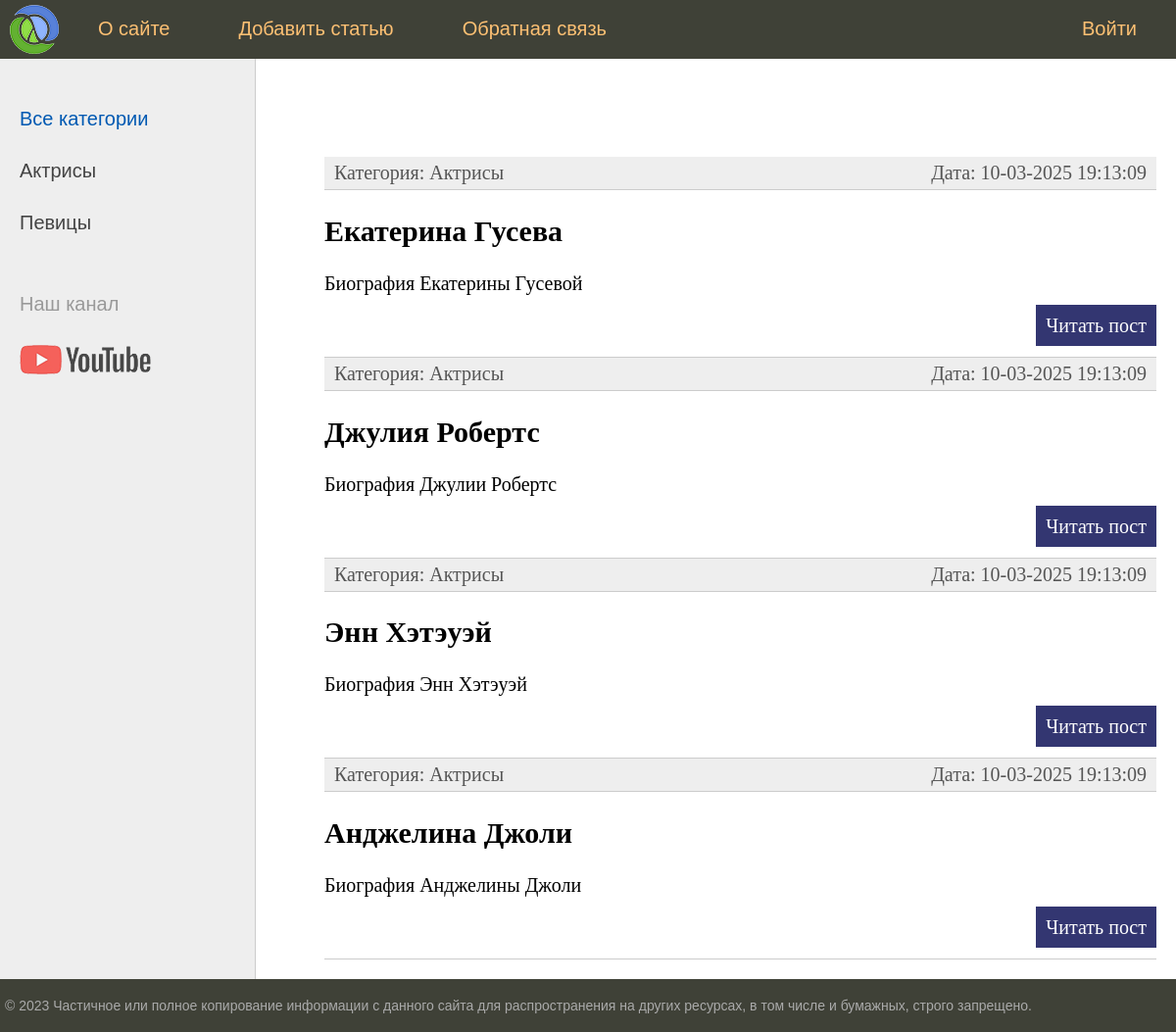
The app's page /, older data.
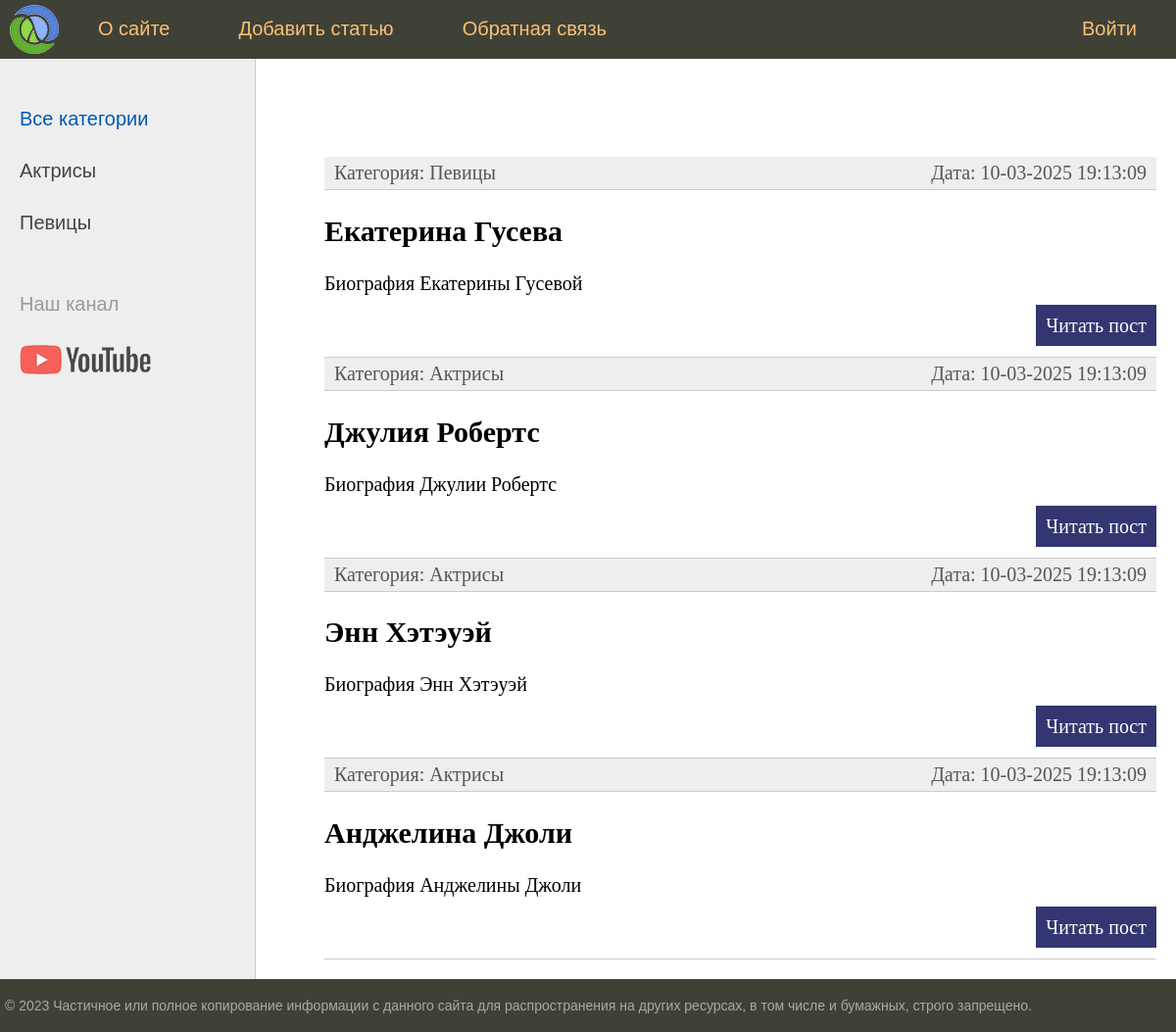
The same page, newer data.
### women/models.py (models this page shows, shortened)
class Category(models.Model):
    name = models.CharField(max_length=100, db_index=True)
    slug = models.SlugField(max_length=255, unique=True, db_index=True)
    def __str__(self):
        return self.name
    def get_absolute_url(self):
        return reverse('category', kwargs={'cat_slug': self.slug})

class Women(models.Model):
    title = models.CharField(max_length=255)
    slug = models.SlugField(max_length=255, db_index=True, unique=True)
    content = models.TextField(blank=True)
    time_create = models.DateTimeField(auto_now_add=True)
    time_update = models.DateTimeField(auto_now=True)
    is_published = models.BooleanField(default=True)
    objects = models.Manager()
    published = PublishedModel()
    cat = models.ForeignKey('Category', on_delete=models.PROTECT,related_name='posts')
    class Meta:
        ordering = ['-time_create']
        indexes = [
            models.Index(fields=['-time_create']),
        ]
    def get_absolute_url(self):
        return reverse('post', kwargs={'post_slug': self.slug})
    class Status(models.IntegerChoices):
        DRAFT = 0, 'Черновик'
        PUBLISHED = 1, 'Опубликовано'

### women/views.py (the view)
# urls.py: path('', views.index, name='home'),
def index(request):
    posts = Women.published.all()
    data = {
        'title': 'Главная страница',
        'menu': menu,
        'posts': posts,
    }
    return render(request, 'women/index.html', context=data)

### women/models.py (called while the page is built)
    def get_queryset(self):
        return super().get_queryset().filter(is_published=Women.Status.PUBLISHED)

### women/templatetags/women_tags.py (called while the page is built)
@register.inclusion_tag('women/list_categories.html')
def show_categories(cat_selected_id=0):
    cats = Category.objects.all()
    return {"cats": cats, "cat_selected": cat_selected_id}

### women/Templates/women/index.html (shortened to what this page needs)
{% extends 'base.html' %}
{% block content %}
<ul class="list-articles">
    {% for p in posts %}
    <li>
        <div class="article-panel">
            <p class="first">Категория: {{p.cat}}</p>
            <p class="last">Дата: {{p.time_update|date:"d-m-Y H:i:s"}}</p>
        </div>
    <li><h2>{{p.title}}</h2>
        {% autoescape off %}
        {{p.content|linebreaks|truncatewords:50}}
        {% endautoescape %}
        <p class="link-read-post"><a href="{{ p.get_absolute_url }}">Читать пост</a></p>
    </li>
    {% endfor %}
</ul>
{% endblock %}

### templates/Base.html (shortened to what this page needs)
{% load static %}
{% load women_tags %}
<!DOCTYPE html>
<html>
<head>
	<link type="text/css" href="{% static 'women/css/styles.css' %}" rel="stylesheet" />
</head>
<body>
<table class="table-page" border=0 cellpadding="0" cellspacing="0">
<tr><td valign=top>
{% block mainmenu %}
		<div class="header">
			<ul id="mainmenu" class="mainmenu">
			<li class="logo"><a href="{% url 'home' %}"><div class="logo"></div></a></li>
{% for m in menu %}
	{% if not forloop.last %}<li>{% else %}<li class="last">{% endif %}
		<a href="{% url m.url_name %}">{{m.title}}</a></li>
{% endfor %}
			</ul>
		</div>
{% endblock mainmenu %}
<table class="table-content" border=0 cellpadding="0" cellspacing="0">
<tr>
	<td valign="top" class="left-chapters">
	<ul id="leftchapters">
		{% if cat_selected == 0 or cat_selected is None %}
                   <li class="selected">Все категории</li>
        {% else %}
                   <li><a href="{% url 'home' %}">Все категории</a></li>
        {% endif %}
		{% show_categories cat_selected %}
		<li class="share">
		<p>Наш канал</p>
		<a class="share-yt" href="https://www.youtube.com/channel/UClJzWfGWuGJL2t-3dYKcHTA/playlists" target="_blank" rel="nofollow"></a>
		</li>
	</ul>
</td>
<td valign="top" class="content">
	<div class="content-text">
{% block content %}
{% endblock %}
	</div>
</td></tr></table>
</td></tr>
<tr><td valign=top>
	<div id="footer">
		<p>&copy; 2023 Частичное или полное копирование информации с данного сайта для распространения на других ресурсах, в том числе и бумажных, строго запрещено.</p>
	</div>
</td></tr></table>
</body>
</html>

### women/Templates/women/list_categories.html
{% for cat in cats %}
         {% if cat.id == cat_selected %}
                   <li class="selected">{{cat.name}}</li>
         {% else %}
                   <li><a href="{{ cat.get_absolute_url }}">{{cat.name}}</a></li>
         {% endif %}
{% endfor %}

Row changes from the older to the newer data that the page shows:
changed Women "Екатерина Гусева": cat "Актрисы" → "Певицы"
